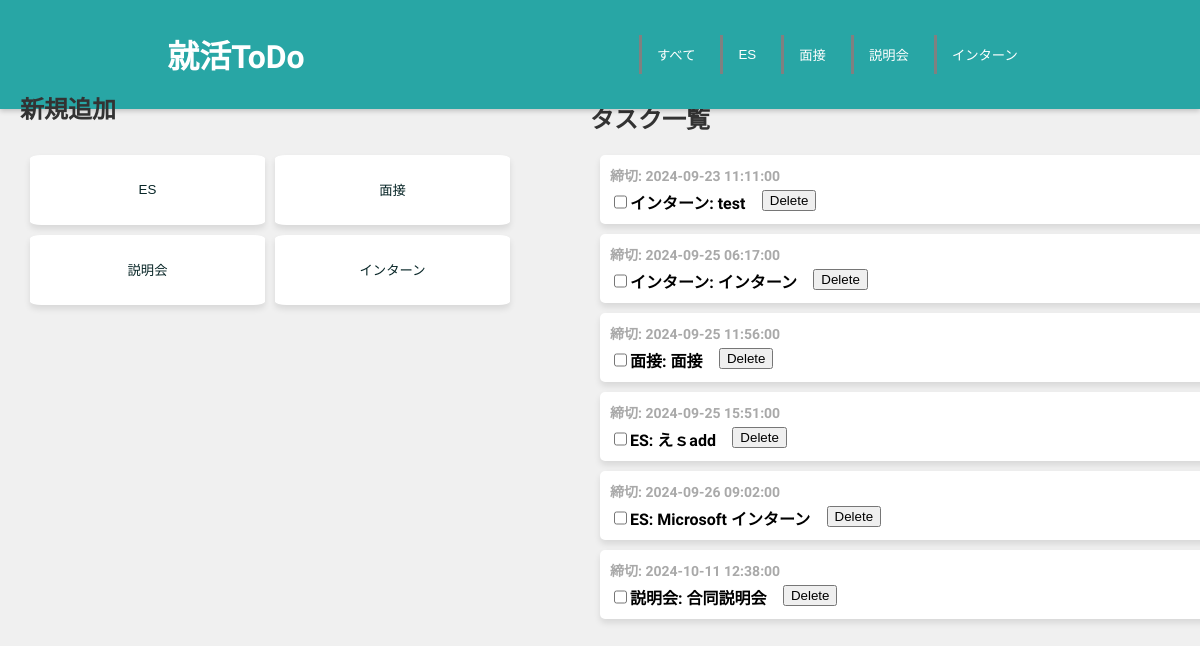
The app's page /, older data.
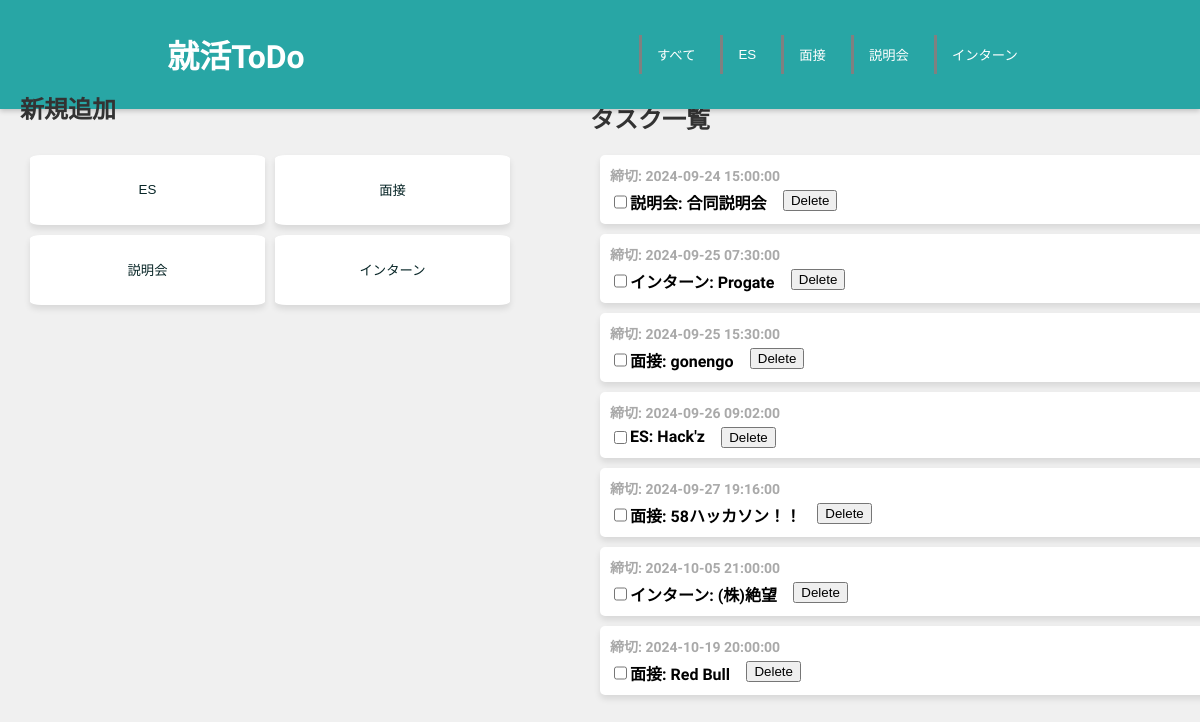
The same page, newer data.
### app.py (models this page shows, shortened)
class Intern(db.Model):
    id = db.Column(db.Integer, primary_key=True)
    title = db.Column(db.String(200), nullable=False)
    start_date = db.Column(db.DateTime, nullable=False)
    end_date = db.Column(db.DateTime, nullable=False)
    body = db.Column(db.String(500), nullable=False)
    place = db.Column(db.String(100), nullable=False)

class Interview(db.Model):
    id = db.Column(db.Integer, primary_key=True)
    title = db.Column(db.String(200), nullable=False)
    start_date = db.Column(db.DateTime, nullable=False)
    end_date = db.Column(db.DateTime, nullable=False)
    body = db.Column(db.String(500), nullable=False)
    place = db.Column(db.String(100), nullable=False)

class Task(db.Model):
    id = db.Column(db.Integer, primary_key=True)
    title = db.Column(db.String(200), nullable=False)
    start_date = db.Column(db.DateTime, nullable=False)
    end_date = db.Column(db.DateTime, nullable=False)
    body = db.Column(db.String(500), nullable=False)

class Meeting(db.Model):
    id = db.Column(db.Integer, primary_key=True)
    title = db.Column(db.String(200), nullable=False)
    start_date = db.Column(db.DateTime, nullable=False)
    end_date = db.Column(db.DateTime, nullable=False)
    body = db.Column(db.String(500), nullable=False)
    place = db.Column(db.String(100), nullable=False)

### app.py (the view)
@app.route('/')
def index():
    tasks = Task.query.all()  # タスクをすべて取得
    interviews = Interview.query.all()
    meetings = Meeting.query.all()
    interns = Intern.query.all()  # インターンをすべて取得
    combined = []
    for task in tasks:
        combined.append((task.title, task.end_date, 'task',task.id))  # タスクの情報をタプルとして追加
    for interview in interviews:
        combined.append((interview.title, interview.end_date, 'interview',interview.id))
    for meeting in meetings:
        combined.append((meeting.title, meeting.end_date, 'meeting',meeting.id))
    for intern in interns:
        combined.append((intern.title, intern.end_date, 'intern',intern.id))  # インターンの情報をタプルとして追加
    combined.sort(key=lambda x: (x[1] is None, x[1]))  # Noneを最後にし、日付でソート
    return render_template('app.html', combined=combined)

### templates/app.html (shortened to what this page needs)
<!DOCTYPE html>
<html lang="ja">
<head>
    <link rel="stylesheet" href="https://unpkg.com/modern-css-reset/dist/reset.min.css" />
    <link rel="stylesheet" type="text/css" href="static/CSS/style.css">
</head>
<body>
    <header>
        <h1>就活ToDo</h1>
        <nav>
            <div class="filter-buttons">
                <button class="filter-btn" data-filter="all">すべて</button>
                <button class="filter-btn" data-filter="task">ES</button>
                <button class="filter-btn" data-filter="interview">面接</button>
                <button class="filter-btn" data-filter="meeting">説明会</button>
                <button class="filter-btn" data-filter="intern">インターン</button>
            </div>
        </nav>
    </header>
    <div class="container">
        <div class="form-container" id="main-form">
            <h2>新規追加</h2>
            <div class="button-box">
                <button type="button">ES</button>
                <button type="button">面接</button>
                <button type="button">説明会</button>
                <button type="button">インターン</button>
            </div>
        </div>
        <div class="task-box">
            <h2>タスク一覧</h2>
            <ul>
                {% for item in combined %}
                <li class="tasks" data-type="{{ item[2] }}">
                    <div class="task-datetime">締切: {{ item[1] }}</div>
                    <div class="task-title">
                        <input type="checkbox" name="task_completed" id="task_{{ item[3] }}">
                        {% if item[2] == 'task' %}
                        <a href="/tasks/{{item[3]}}">ES: {{ item[0] }}</a>
                        <form method='POST' action="/delete/task/{{ item[3] }}">
                            <button type="submit">Delete</button>
                        </form>
                        {% elif item[2] == 'interview' %}
                        <a href="/interview/{{item[3]}}">面接: {{ item[0] }}</a>
                        <form method='POST' action="/delete/interview/{{ item[3] }}">
                            <button type="submit">Delete</button>
                        </form>
                        {% elif item[2] == 'meeting' %}
                        <a href="/meeting/{{item[3]}}">説明会: {{ item[0] }}</a>
                        <form method='POST' action="/delete/meeting/{{ item[3] }}">
                            <button type="submit">Delete</button>
                        </form>
                        {% elif item[2] == 'intern' %}
                        <a href="/intern/{{item[3]}}">インターン: {{ item[0] }}</a>
                        <form method='POST' action="/delete/intern/{{ item[3] }}">
                            <button type="submit">Delete</button>
                        </form>
                        {% endif %}
                    </div>
                </li>
                {% endfor %}
            </ul>
        </div>
    </div>
</body>
</html>

### static/CSS/style.css (style rules this page uses)
a, a:hover, a:visited { color: inherit; text-decoration: none; }
body { font-family: "Sawarabi Mincho", serif; background-color: #f0f0f0; color: #333; margin: 0; padding: 0; }
header { display: flex; position: fixed; justify-content: space-around; align-items: center; background-color: #28A6A5; color: white; padding: 10px 0; box-shadow: 0 2px 5px rgba(0, 0, 0, 0.2); width: 100%; }
nav { display: flex; align-items: center; }
.filter-buttons { display: flex; gap: 10px; }
.filter-btn { background-color: #28A6A5; color: white; border: none; border-left: 3px solid gray; padding: 10px 15px; cursor: pointer; transition: background-color 0.3s, transform 0.2s; }
.container { display: flex; justify-content: space-between; align-items: stretch; width: 100%; height: 100%; gap: 20px; }
.form-container { width: 40%; position: fixed; margin: 70px 0 20px 20px; }
.button-box { display: grid; height: 150px; width: 100%; grid-template-columns: repeat(2, 1fr); gap: 10px; margin: 20px 0; padding: 10px; }
.button-box button { background-color: white; color: #082627; border: none; border-radius: 5%; cursor: pointer; box-shadow: 0 4px 6px rgba(0, 0, 0, 0.1); }
.task-box { margin: 70px 0 0 auto; width: 50%; height: 100%; padding: 10px; }
ul { list-style: none; padding: 0; margin: 0; padding-right: 10px; }
li { margin-bottom: 10px; }
.tasks { width: 100%; background-color: white; padding: 10px; margin-left: 10px; border-radius: 5px; color: black; display: flex; flex-direction: column; font-weight: bold; box-shadow: 0 4px 6px rgba(0, 0, 0, 0.1); }
.task-datetime { font-size: 14px; font-weight: bold; margin-bottom: 5px; color: darkgrey; }
.task-title { font-size: 16px; display: flex; }
.task-title button[type="submit"] { margin-left: 30%; cursor: pointer; }

Row changes from the older to the newer data that the page shows:
removed Intern: end_date "2024-09-23 11:11:00", title "test"
removed Intern: end_date "2024-09-25 06:17:00", title "インターン"
removed Interview: end_date "2024-09-25 11:56:00", title "面接"
removed Task: end_date "2024-09-25 15:51:00", title "えｓadd"
changed Meeting "合同説明会": end_date "2024-10-11 12:38:00" → "2024-09-24 15:00:00"; moves up the list
added Intern: end_date "2024-09-25 07:30:00", title "Progate"
added Interview: end_date "2024-09-25 15:30:00", title "gonengo"
changed Task: title "Microsoft インターン" → "Hack'z"
added Interview: end_date "2024-09-27 19:16:00", title "58ハッカソン！！"
added Intern: end_date "2024-10-05 21:00:00", title "(株)絶望"
added Interview: end_date "2024-10-19 20:00:00", title "Red Bull"
